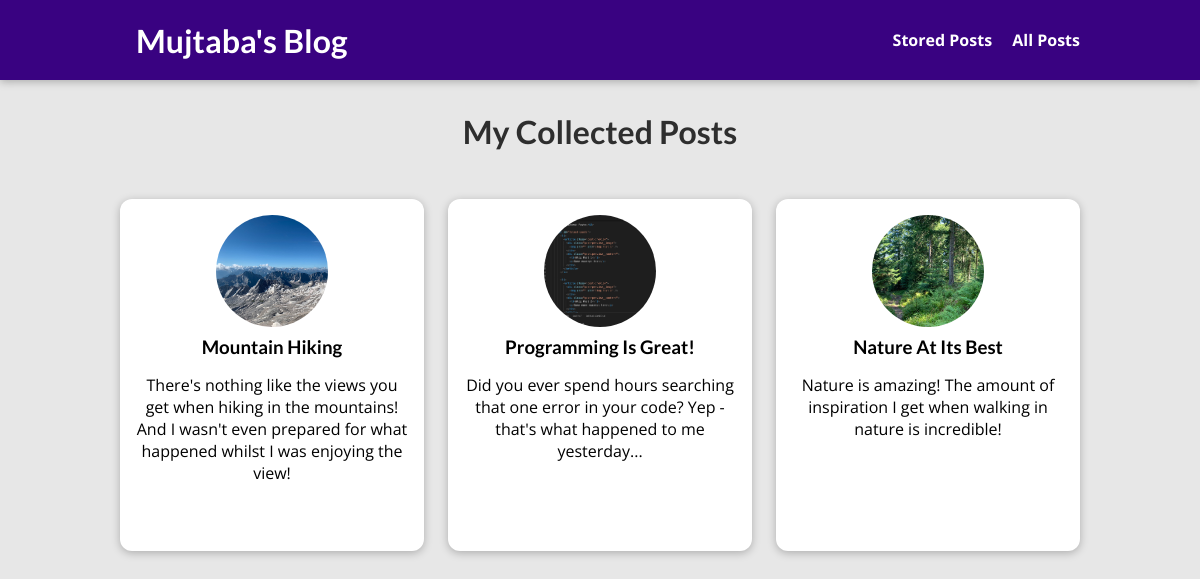
Page /posts on the earlier database version.
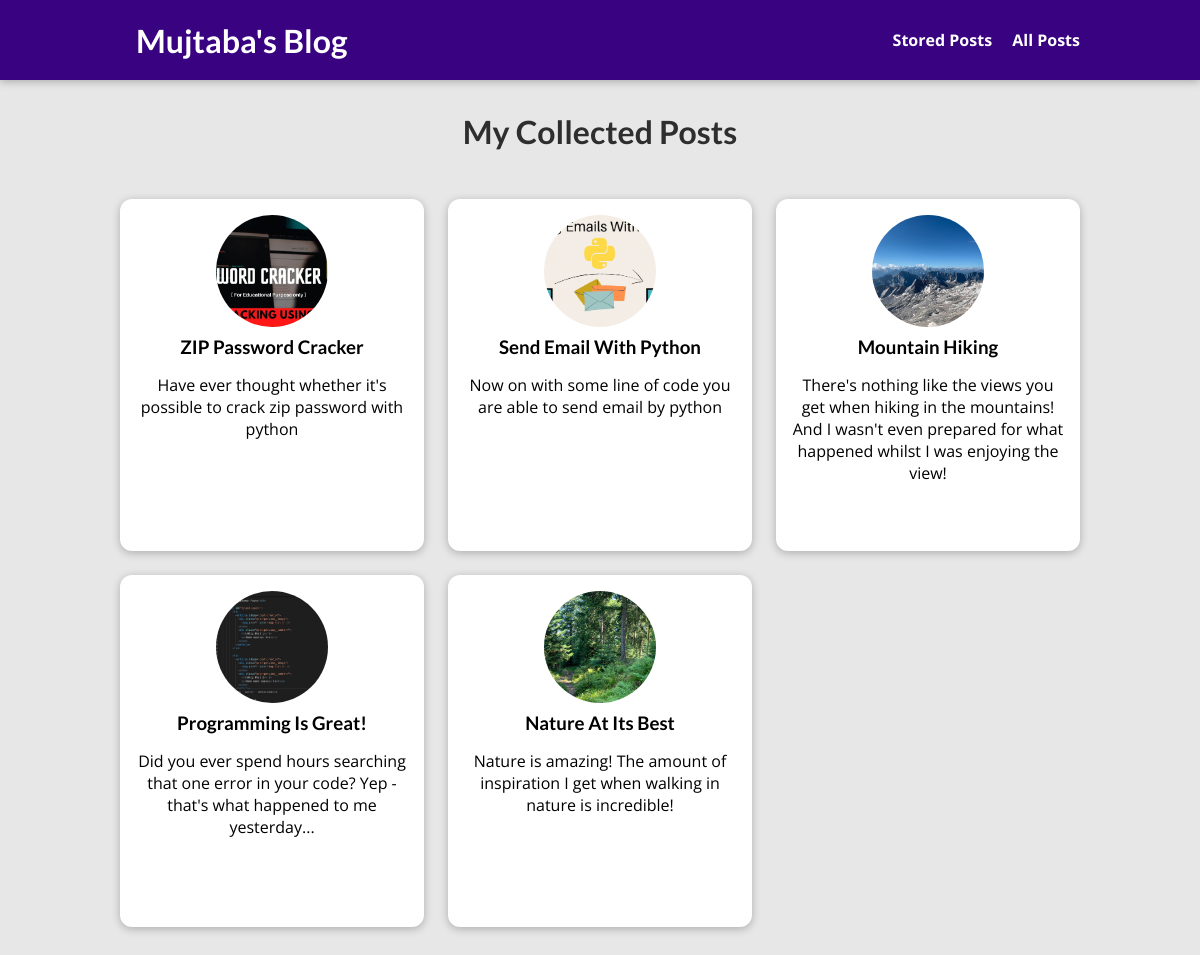
Same page on the later database version.
### blog/models.py (models this page shows, shortened)
class Post(models.Model):
    title = models.CharField(max_length=150)
    excerpt = models.CharField(max_length=200)
    image = models.ImageField(upload_to="posts", null=True)
    date = models.DateField(auto_now=True)
    slug = models.SlugField(unique=True, db_index=True)
    content = models.TextField(validators=[MinLengthValidator(10)])
    author = models.ForeignKey(Author, on_delete=models.SET_NULL, null=True, related_name="posts")
    tags = models.ManyToManyField(Tag)

### blog/views.py (the view)
# urls.py: path("posts", views.AllPostsView.as_view(), name="posts-page"),
class AllPostsView(ListView):
    template_name = "blog/all-posts.html"
    model = Post
    ordering = ["-date"]
    context_object_name = "all_posts"

### blog/templates/blog/all-posts.html (shortened to what this page needs)
{% extends "base.html" %}
{% load static %}
{% block css_files %}
  <link rel="stylesheet" href="{% static "blog/post.css" %}" />
  <link rel="stylesheet" href="{% static "blog/all-posts.css" %}" />
{% endblock %}
{% block content %}
<section id="all-posts">
  <h2>My Collected Posts</h2>
  <ul>
    {% for post in all_posts %}
      {% include "blog/includes/post.html" %}
    {% endfor %}
  </ul>
</section>
{% endblock %}

### blog/templates/blog/includes/post.html
<li>
  <article class="post">
    <a href="{% url "post-detail-page" post.slug %}">
      <img src="{{ post.image.url }}" alt="{{ post.title }}"
      />
      <div class="post__content">
        <h3>{{ post.title }}</h3>
        <p>
          {{ post.excerpt }}
        </p>
      </div>
    </a>
  </article>
</li>

Differences in the rows shown:
added Post: image (placeholder picture), title "ZIP Password Cracker", excerpt "Have ever thought whether it's possible to crack zip password with python"
added Post: image (picture), title "Send Email With Python", excerpt "Now on with some line of code you are able to send email by python"
